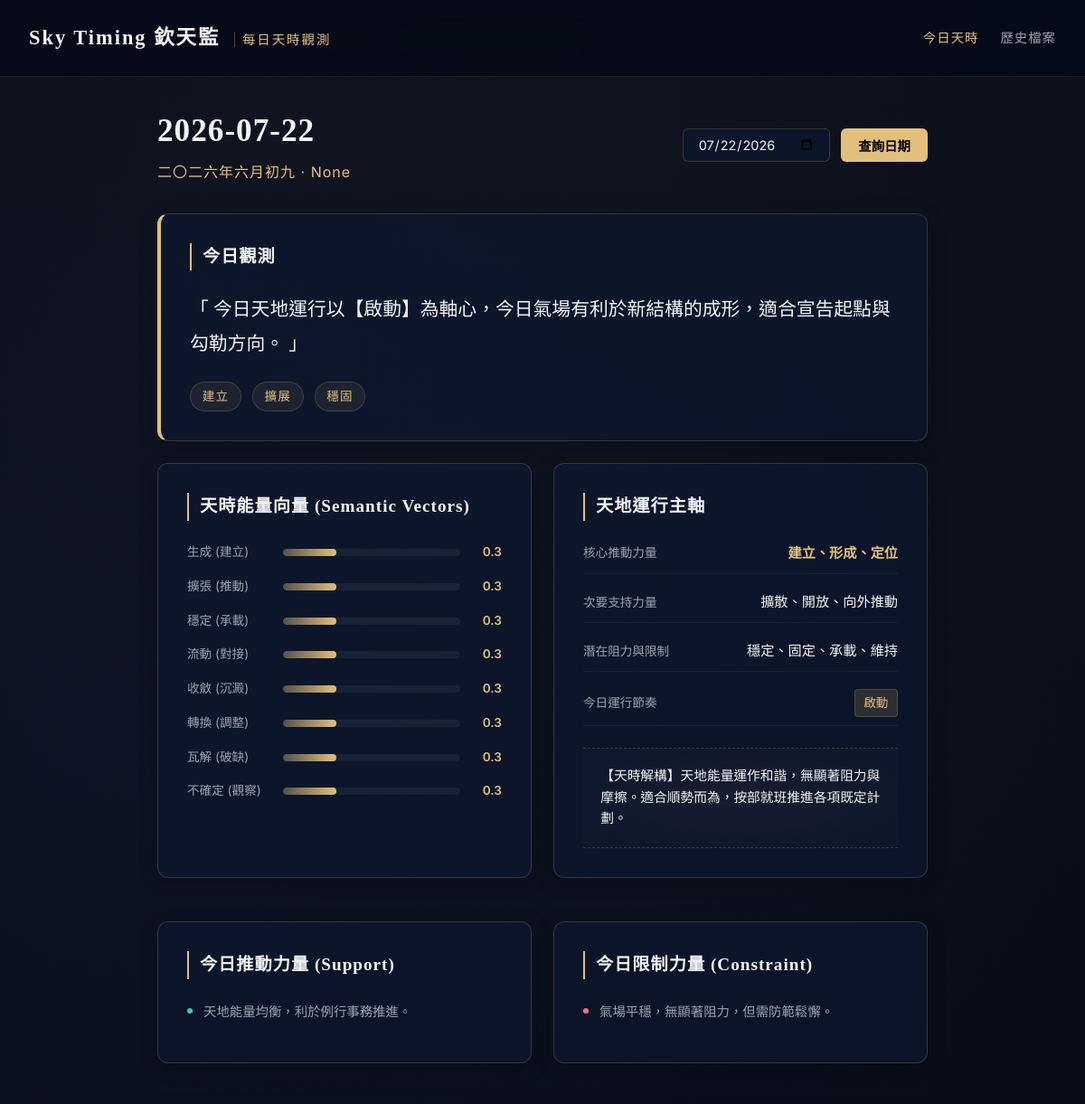
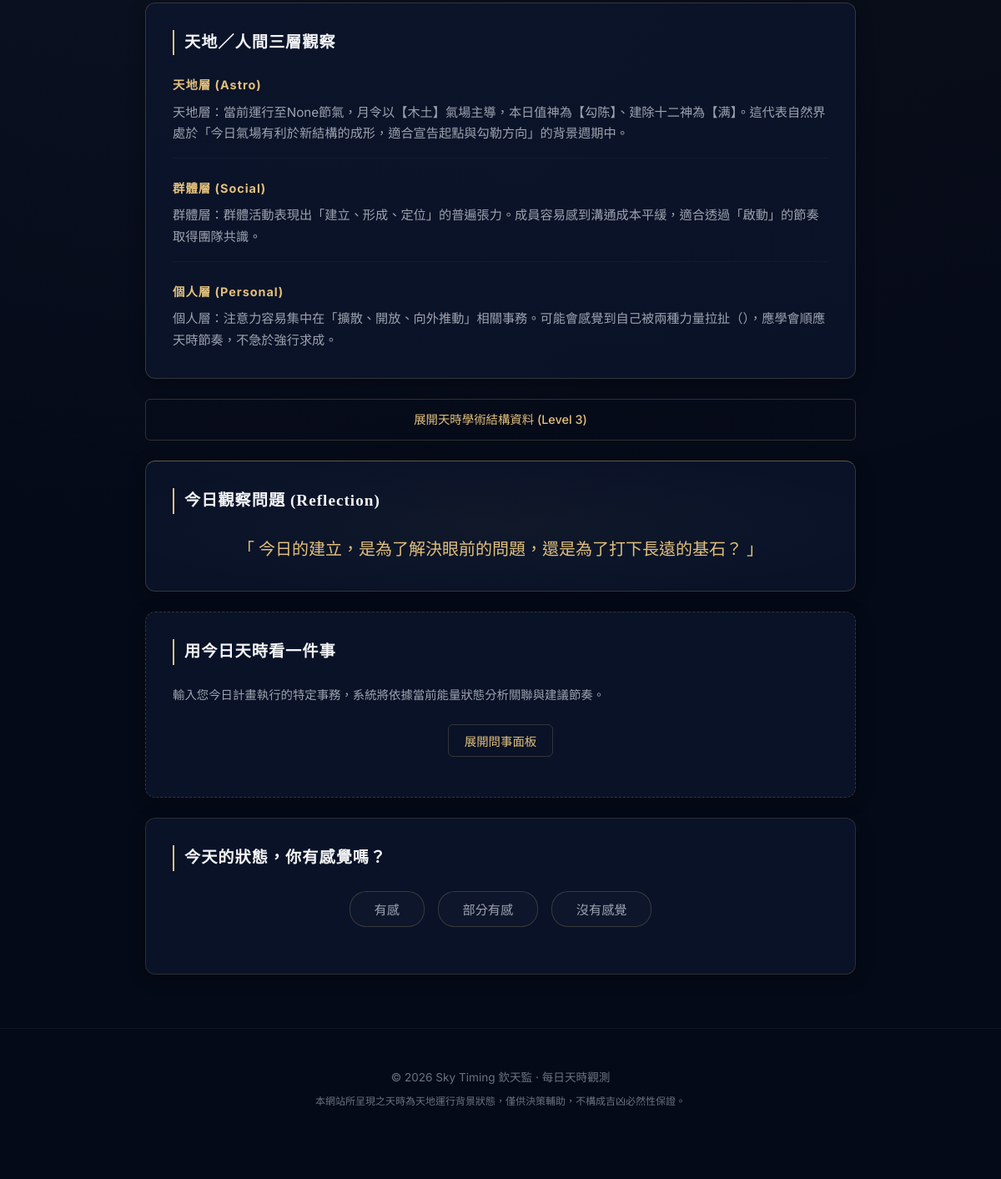
The page / on the database its author committed (2 pictures, top to bottom).
### tables this page shows
CREATE TABLE daily_states (
            id INTEGER PRIMARY KEY AUTOINCREMENT,
            date TEXT NOT NULL,
            timezone TEXT NOT NULL,
            city TEXT NOT NULL,
            raw_timing_data TEXT NOT NULL,
            semantic_vectors TEXT NOT NULL,
            primary_force TEXT NOT NULL,
            secondary_force TEXT NOT NULL,
            constraint_force TEXT NOT NULL,
            daily_rhythm TEXT NOT NULL,
            daily_summary TEXT NOT NULL,
            reflection_question TEXT NOT NULL,
            created_at TEXT NOT NULL,
            UNIQUE(date, timezone, city)
        );

### app.py (the view)
@app.get("/", response_class=HTMLResponse)
def read_today(request: Request):
    taipei_now = datetime.utcnow() + timedelta(hours=8)
    date_str = taipei_now.strftime("%Y-%m-%d")
    state = get_or_create_state(date_str)
    return templates.TemplateResponse(request=request, name="today.html", context={"request": request, "state": state})

### templates/today.html (shortened to what this page needs)
<!DOCTYPE html>
<html lang="zh-TW">
<head>
    <link rel="stylesheet" href="/static/style.css">
</head>
<body>
    <header class="app-header">
        <div class="logo">Sky Timing 欽天監 <span>每日天時觀測</span></div>
        <nav class="app-nav">
            <a href="/" class="active">今日天時</a>
            <a href="/archive">歷史檔案</a>
        </nav>
    </header>
    <main class="container">
        <section class="date-selector-section">
            <div class="current-date-info">
                <h1>{{ state.date }}</h1>
                <p class="lunar-calendar-text">{{ state.raw_timing_data.lunar_date }} · {{ state.raw_timing_data.solar_term }}</p>
            </div>
            <div class="selector-controls">
                <input type="date" id="dateQuery" value="{{ state.date }}">
                <button onclick="queryDate()" class="btn-gold">查詢日期</button>
            </div>
        </section>
        <section class="card one-liner-card">
            <h2>今日觀測</h2>
            <p class="one-liner-text">「 {{ state.content.one_liner }} 」</p>
            <div class="keywords-row">
                {% for kw in state.content.keywords %}
                <span class="keyword-tag">{{ kw }}</span>
                {% endfor %}
            </div>
        </section>
        <section class="grid-2">
            <div class="card">
                <h2>天時能量向量 (Semantic Vectors)</h2>
                <div class="vector-chart">
                    {% for name, val in state.formatted_vectors.items() %}
                    <div class="vector-bar-row">
                        <span class="vector-label">{{ name }}</span>
                        <div class="bar-container">
                            <div class="bar-fill" style="width: {{ val * 100 }}%"></div>
                        </div>
                        <span class="vector-value">{{ val }}</span>
                    </div>
                    {% endfor %}
                </div>
            </div>
            <div class="card">
                <h2>天地運行主軸</h2>
                <div class="forces-info">
                    <div class="force-item">
                        <span class="force-title">核心推動力量</span>
                        <span class="force-val gold-text">{{ state.primary_force }}</span>
                    </div>
                    <div class="force-item">
                        <span class="force-title">次要支持力量</span>
                        <span class="force-val">{{ state.secondary_force }}</span>
                    </div>
                    <div class="force-item">
                        <span class="force-title">潛在阻力與限制</span>
                        <span class="force-val">{{ state.constraint_force }}</span>
                    </div>
                    <div class="force-item">
                        <span class="force-title">今日運行節奏</span>
                        <span class="force-val rhythm-badge">{{ state.daily_rhythm }}</span>
                    </div>
                </div>
                {% if state.content.synthesis %}
                <div class="synthesis-block">
                    <p class="synthesis-text">{{ state.content.synthesis }}</p>
                </div>
                {% endif %}
            </div>
        </section>
        <section class="grid-2">
            <div class="card support-card">
                <h2>今日推動力量 (Support)</h2>
                <ul class="clean-list">
                    {% for p in state.content.support_points %}
                    <li><span class="dot-green"></span> {{ p }}</li>
                    {% endfor %}
                </ul>
            </div>
            <div class="card constraint-card">
                <h2>今日限制力量 (Constraint)</h2>
                <ul class="clean-list">
                    {% for p in state.content.risk_points %}
                    <li><span class="dot-red"></span> {{ p }}</li>
                    {% endfor %}
                </ul>
            </div>
        </section>
        <section class="card">
            <h2>天地／人間三層觀察</h2>
            <div class="observation-tiers">
                <div class="tier-block">
                    <h3>天地層 (Astro)</h3>
                    <p>{{ state.content.tian_obs }}</p>
                </div>
                <div class="tier-block">
                    <h3>群體層 (Social)</h3>
                    <p>{{ state.content.group_obs }}</p>
                </div>
                <div class="tier-block">
                    <h3>個人層 (Personal)</h3>
                    <p>{{ state.content.person_obs }}</p>
                </div>
            </div>
        </section>
        <details class="astro-details-fold">
            <summary class="btn-outline fold-summary">展開天時學術結構資料 (Level 3)</summary>
        </details>
        <section class="card question-card">
            <h2>今日觀察問題 (Reflection)</h2>
            <p class="question-text">「 {{ state.reflection_question }} 」</p>
        </section>
        <section class="card ask-section">
            <h2>用今日天時看一件事</h2>
            <p class="section-desc">輸入您今日計畫執行的特定事務，系統將依據當前能量狀態分析關聯與建議節奏。</p>
            <div class="ask-trigger-container">
                <button onclick="toggleAskForm()" class="btn-outline">展開問事面板</button>
            </div>
        </section>
        <section class="card feedback-section">
            <h2>今天的狀態，你有感覺嗎？</h2>
            <div class="feedback-buttons">
                <button type="button" class="btn-feedback" id="btn-resonant" onclick="selectReaction('resonant')">有感</button>
                <button type="button" class="btn-feedback" id="btn-partial" onclick="selectReaction('partial')">部分有感</button>
                <button type="button" class="btn-feedback" id="btn-not_resonant" onclick="selectReaction('not_resonant')">沒有感覺</button>
            </div>
        </section>
    </main>
    <footer class="app-footer">
        <p>© 2026 Sky Timing 欽天監 · 每日天時觀測</p>
        <p class="footer-notice">本網站所呈現之天時為天地運行背景狀態，僅供決策輔助，不構成吉凶必然性保證。</p>
    </footer>
</body>
</html>

### rows shown on the page
daily_states: date "2026-07-22", date "07/22/2026", primary_force "建立、形成、定位", secondary_force "擴散、開放、向外推動", constraint_force "穩定、固定、承載、維持", daily_rhythm "啟動", reflection_question "今日的建立，是為了解決眼前的問題，還是為了打下長遠的基石？"

### other values the page prints
{{ state.raw_timing_data.lunar_date }} "二〇二六年六月初九"
{{ state.raw_timing_data.solar_term }} "None"
{{ state.content.one_liner }} "今日天地運行以【啟動】為軸心，今日氣場有利於新結構的成形，適合宣告起點與勾勒方向。"
{{ kw }} "建立" "擴展" "穩固"
{{ name }} "生成 (建立)" "擴張 (推動)" "穩定 (承載)" "流動 (對接)" "收斂 (沉澱)" "轉換 (調整)" "瓦解 (破缺)" "不確定 (觀察)"
{{ val }} "0.3" "0.3" "0.3" "0.3" "0.3" "0.3" "0.3" "0.3"
{{ state.content.synthesis }} "【天時解構】天地能量運作和諧，無顯著阻力與摩擦。適合順勢而為，按部就班推進各項既定計劃。"
{{ p }} "天地能量均衡，利於例行事務推進。"
{{ p }} "氣場平穩，無顯著阻力，但需防範鬆懈。"
{{ state.content.tian_obs }} "天地層：當前運行至None節氣，月令以【木土】氣場主導，本日值神為【勾陈】、建除十二神為【满】。這代表自然界處於「今日氣場有利於新結構的成形，適合宣告起點與勾勒方向」的背景週期中。"
{{ state.content.group_obs }} "群體層：群體活動表現出「建立、形成、定位」的普遍張力。成員容易感到溝通成本平緩，適合透過「啟動」的節奏取得團隊共識。"
{{ state.content.person_obs }} "個人層：注意力容易集中在「擴散、開放、向外推動」相關事務。可能會感覺到自己被兩種力量拉扯（），應學會順應天時節奏，不急於強行求成。"
